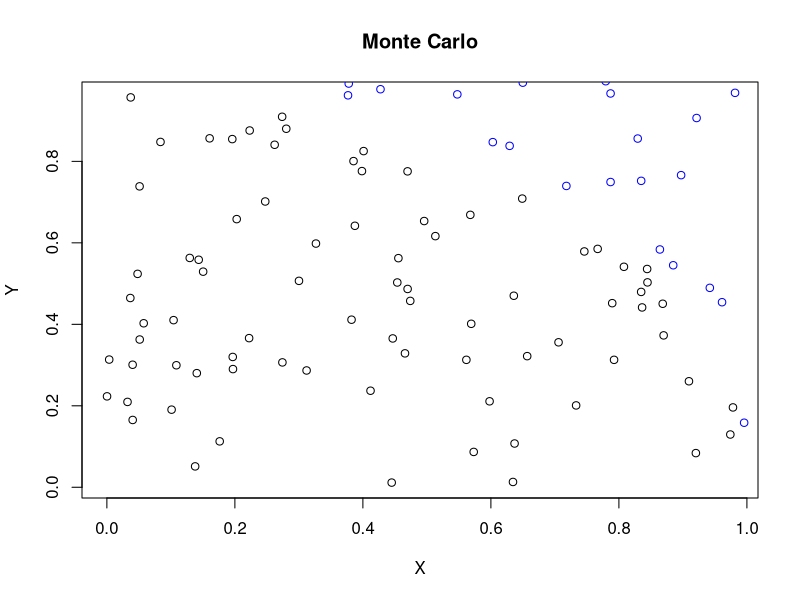
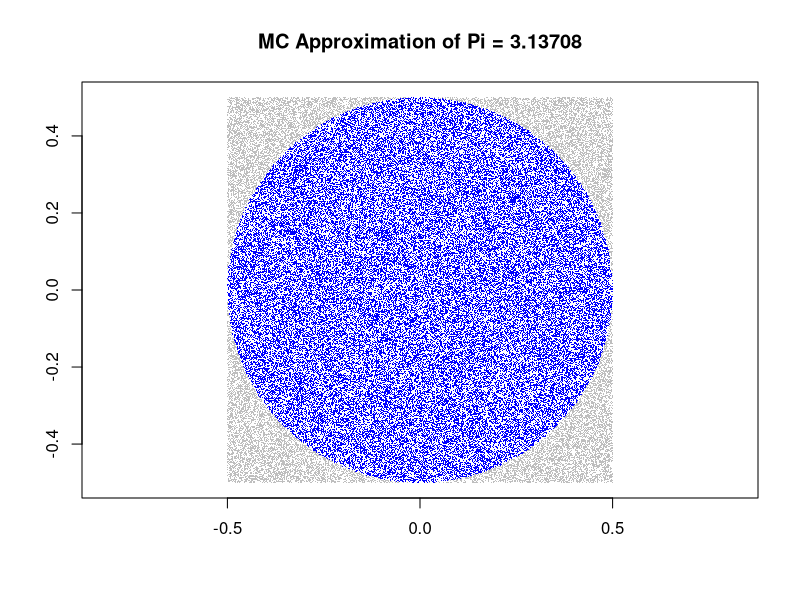
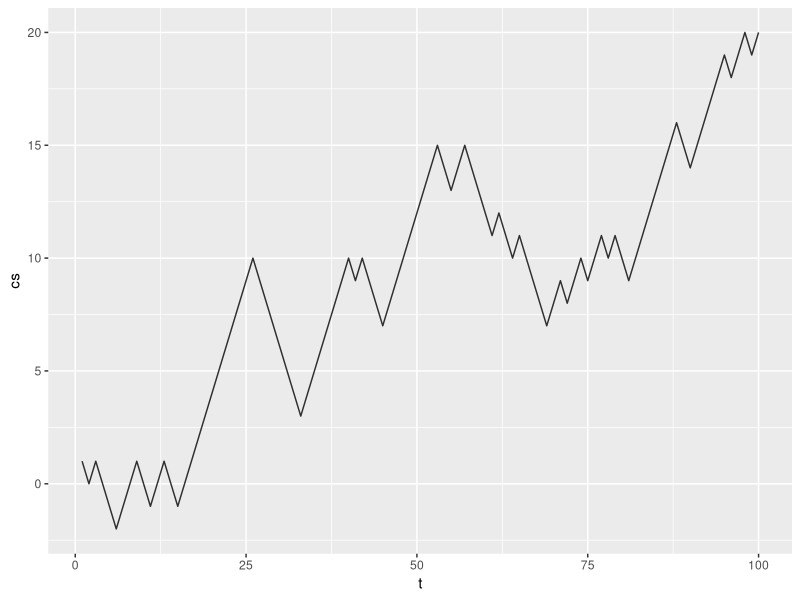
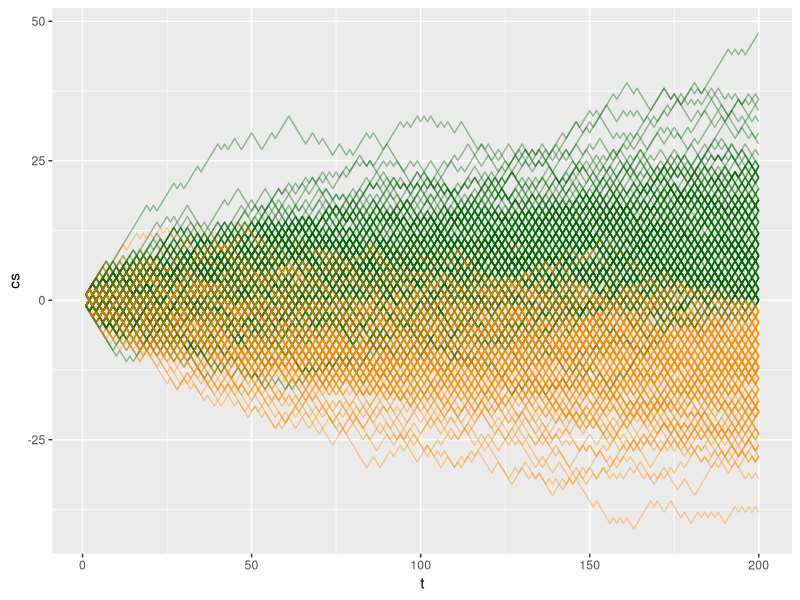

These figures' R source, in order:
# Simulacion Monte Carlo 
library(tidyverse)

# We know that the math constant $\pi$ can be approximated by 4 times of the number of 
# points inside a 1/4 circle divided by the total number of points




# both x and y contains now 100 random numbers
x <- runif(100)
y <- runif(100)

# Distance from center
z=sqrt(x^2+y^2)

# Count how many of the distances in z vector are smaller than 1 (falling inside the 1/4 circle)
which(z<1)
length(which(z<=1))*4/length(z)


# Grafiquemos
plot(x[which(z<=1)],y[which(z<=1)],xlab="X",ylab="Y",main="Monte Carlo")
points(x[which(z>1)],y[which(z>1)],col='blue')









runs <- 100000
#runif samples from a uniform distribution
xs <- runif(runs,min=-0.5,max=0.5)
ys <- runif(runs,min=-0.5,max=0.5)
in.circle <- xs^2 + ys^2 <= 0.5^2
mc.pi <- (sum(in.circle)/runs)*4
plot(xs,ys,pch='.',col=ifelse(in.circle,"blue","grey")
     ,xlab='',ylab='',asp=1,
     main=paste("MC Approximation of Pi =",mc.pi))








promedios = NULL

randints = function(num) {
  sample(c(-1, 1), num, replace = TRUE,prob = c(.5,.5))
}

df1 = data.frame(cs = cumsum(randints(100)), t = 1:100)
ggplot() + geom_line(data = df1, aes(t, cs), alpha = 0.8)

gamble_plot = function(nruns){
  for(i in 1:nruns){
    df = data.frame(cs=cumsum(randints(100)), t=1:100)
    promedios[i] = df$cs[100]
  }
  return(promedios)
}

Promedios <- gamble_plot(365)
mean(Promedios)



gamble_plot = function(nruns, len){
  p = ggplot()  
  for(i in 1:nruns){
    color = "darkgreen"
    df = data.frame(cs=cumsum(randints(len)), t=1:len)
    if(select(df, cs)[len,] < 0) color = "darkorange"
    p = p + geom_line(data=df, aes(t,cs), alpha=0.4, color=color)
  }
  p
}

gamble_plot(300, 200)




